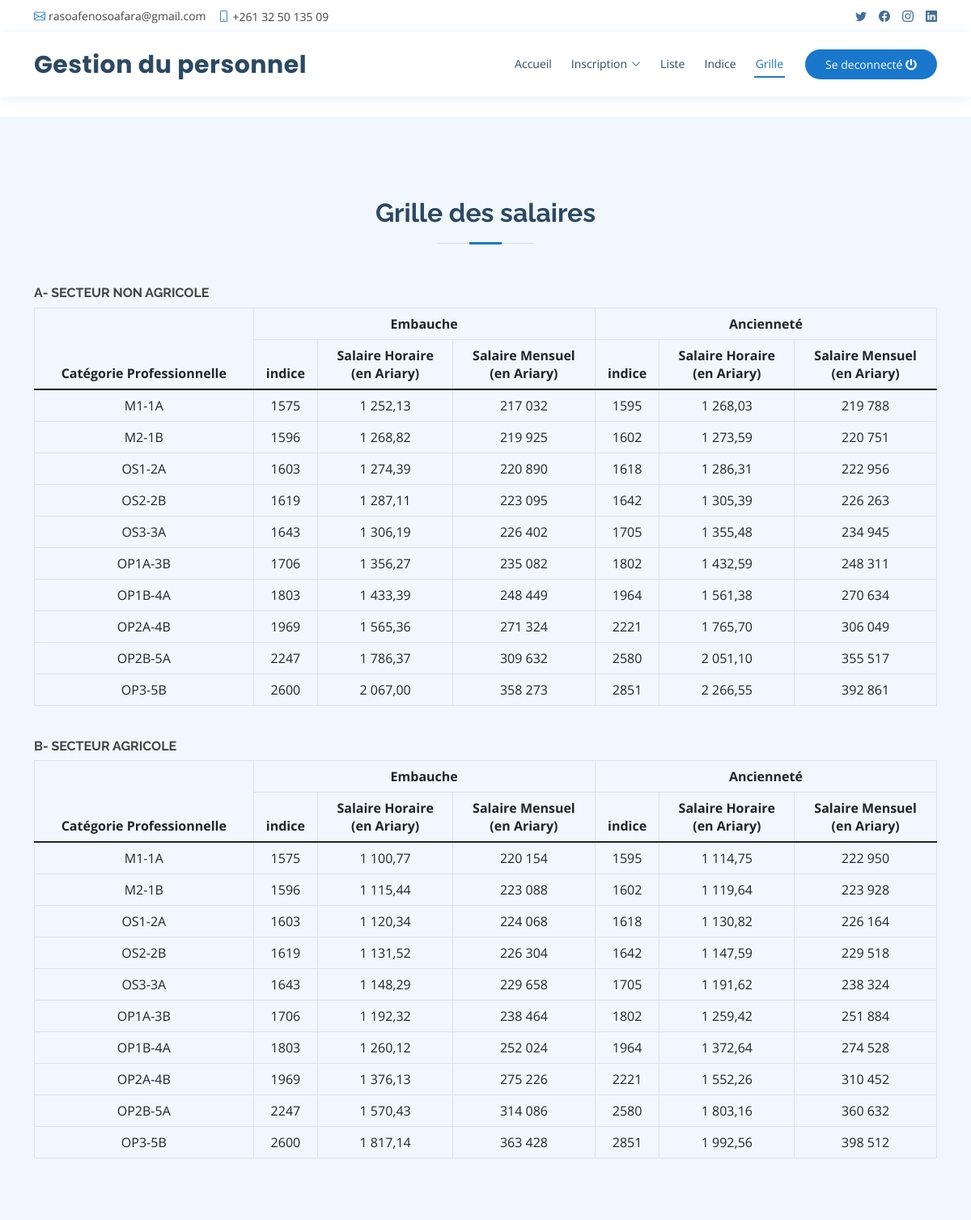
The app's page /grille.php with its own data.
### tables this page shows
CREATE TABLE `non_agri_anciennete` (
  `id` int(11) NOT NULL,
  `id_categorie` int(11) NOT NULL,
  `indice` varchar(255) NOT NULL,
  `salaire_horaire` varchar(255) NOT NULL,
  `salaire_mensuel` varchar(255) NOT NULL,
  `salaire_mensuel_arrondi` varchar(255) NOT NULL
);

CREATE TABLE `categorie` (
  `id_categorie` int(11) NOT NULL,
  `nom_categorie` varchar(255) NOT NULL
);

CREATE TABLE `non_agri_embauche` (
  `id` int(11) NOT NULL,
  `id_categorie` int(11) NOT NULL,
  `indice` varchar(255) NOT NULL,
  `salaire_horaire` varchar(255) NOT NULL,
  `salaire_mensuel` varchar(255) NOT NULL,
  `salaire_mensuel_arrondi` varchar(255) NOT NULL
);

CREATE TABLE `agri_anciennete` (
  `id` int(11) NOT NULL,
  `id_categorie` int(11) NOT NULL,
  `indice` varchar(255) NOT NULL,
  `salaire_horaire` varchar(255) NOT NULL,
  `salaire_mensuel` varchar(255) NOT NULL,
  `salaire_mensuel_arrondi` varchar(255) NOT NULL
);

CREATE TABLE `agri_embauche` (
  `id` int(11) NOT NULL,
  `id_categorie` int(11) NOT NULL,
  `indice` varchar(255) NOT NULL,
  `salaire_horaire` varchar(255) NOT NULL,
  `salaire_mensuel` varchar(255) NOT NULL,
  `salaire_mensuel_arrondi` varchar(255) NOT NULL
);

### grille.php (the view, shortened to what this page needs)
accueil<?php
$bdd = new PDO('mysql:host=127.0.0.1;dbname=miniprojet', 'root', '');
$req = $bdd->prepare("SELECT * FROM `categorie` inner JOIN agri_embauche ON categorie.id_categorie = agri_embauche.id_categorie");
$req->execute(array());
$req1 = $bdd->prepare("SELECT * FROM `categorie` inner JOIN agri_anciennete ON categorie.id_categorie = agri_anciennete.id_categorie");
$req1->execute(array());
$req2 = $bdd->prepare("SELECT * FROM `categorie` inner JOIN non_agri_embauche ON categorie.id_categorie = non_agri_embauche.id_categorie");
$req2->execute(array());
$req3 = $bdd->prepare("SELECT * FROM `categorie` inner JOIN non_agri_anciennete ON categorie.id_categorie = non_agri_anciennete.id_categorie");
$req3->execute(array());
?>
<!DOCTYPE html>
<html lang="fr">
<head>
  <link href="assets/vendor/fontawesome-free/css/all.min.css" rel="stylesheet">
  <link href="assets/vendor/animate.css/animate.min.css" rel="stylesheet">
  <link href="assets/vendor/bootstrap/css/bootstrap.min.css" rel="stylesheet">
  <link href="assets/vendor/bootstrap-icons/bootstrap-icons.css" rel="stylesheet">
  <link href="assets/vendor/boxicons/css/boxicons.min.css" rel="stylesheet">
  <link href="assets/vendor/glightbox/css/glightbox.min.css" rel="stylesheet">
  <link href="assets/vendor/remixicon/remixicon.css" rel="stylesheet">
  <link href="assets/vendor/swiper/swiper-bundle.min.css" rel="stylesheet">
  <link rel="stylesheet" type="text/css" href="css/all.css">
  <link href="assets/css/style.css" rel="stylesheet">
</head>
<body>
  <div id="topbar" class="d-flex align-items-center fixed-top">
    <div class="container d-flex justify-content-between">
      <div class="contact-info d-flex align-items-center">
        <i class="bi bi-envelope"></i> <a href="mailto:contact@example.com">rasoafenosoafara@gmail.com</a>
        <i class="bi bi-phone"></i> +261 32 50 135 09
      </div>
      <div class="d-none d-lg-flex social-links align-items-center">
        <a href="#" class="twitter"><i class="bi bi-twitter"></i></a>
        <a href="#" class="facebook"><i class="bi bi-facebook"></i></a>
        <a href="#" class="instagram"><i class="bi bi-instagram"></i></a>
        <a href="#" class="linkedin"><i class="bi bi-linkedin"></i></i></a>
      </div>
    </div>
  </div>
  <header id="header" class="fixed-top">
    <div class="container d-flex align-items-center">
      <h1 class="logo me-auto"><a href="accueil.php">Gestion du personnel</a></h1>
      <nav id="navbar" class="navbar order-last order-lg-0">
        <ul>
          <li><a class="nav-link scrollto" href="accueil.php">Accueil</a></li>
          <li class="dropdown"><a href="#">Inscription<i class="bi bi-chevron-down"></i></a>
          </li>
          <li><a class="nav-link scrollto" href="profil.php">Liste</a></li>
          <li><a class="nav-link scrollto" href="indice.php">Indice</a></li>
          <li><a class="nav-link scrollto active" href="grille.php">Grille</a></li>
        </ul>
      </nav>
      <a href="deconnexion.php" class="appointment-btn scrollto"><span class="d-none d-md-inline">Se</span> deconnecté <i class="fa fa-power-off"></i></a>
    </div>
  </header>
  <main id="main">
    <section class="breadcrumbs">
    </section>
    <section id="appointment" class="appointment section-bg">
      <div class="container">
        <div class="section-title">
          <h2>Grille des salaires</h2>
        </div>
        <form action="" method="post">
        <h6><b>A- SECTEUR NON AGRICOLE</b></h6>
        <table class="table table-bordered">
                    <thead class="thead-dark">
                    <tr>
                        <th rowspan="2"><center>Catégorie Professionnelle</center></th>
                        <th colspan="3"><center>Embauche</center></th>
                        <th colspan="3"><center>Ancienneté</center></th>
                    </tr>
                    <tr>
                        <th><center>indice</center></th>
                        <th><center>Salaire Horaire<br>(en Ariary)</center></th>
                        <th><center>Salaire Mensuel<br>(en Ariary)</center></th>
                        <th><center>indice</center></th>
                        <th><center>Salaire Horaire<br>(en Ariary)</center></th>
                        <th><center>Salaire Mensuel<br>(en Ariary)</center></th>
                    </tr>
                    </thead>
                    <?php while ($row = $req2->fetch() AND $row1 = $req3->fetch()) { ?>
                        <tr>
                            <td><center><?= $row['nom_categorie']?></center></td>
                            <td><center><?= $row['indice']?></center></td>
                            <td><center><?= number_format($row['salaire_horaire'], 2, ',',' ')?></center></td>
                            <td><center><?= number_format($row['salaire_mensuel'], 0, ',',' ')?></center></td>
                            <td><center><?= $row1['indice']?></center></td>
                            <td><center><?= number_format($row1['salaire_horaire'], 2, ',',' ')?></center></td>
                            <td><center><?= number_format($row1['salaire_mensuel'], 0, ',',' ')?></center></td>
                        </tr>
                     <?php } ?>
                </table>
                <br>
                <h6><b>B- SECTEUR AGRICOLE</b> </h6>
          <table class="table table-bordered">
                    <thead class="thead-dark">
                    <tr>
                        <th rowspan="2"><center>Catégorie Professionnelle</center></th>
                        <th colspan="3"><center>Embauche</center></th>
                        <th colspan="3"><center>Ancienneté</center></th>
                    </tr>
                    <tr>
                        <th><center>indice</center></th>
                        <th><center>Salaire Horaire<br>(en Ariary)</center></th>
                        <th><center>Salaire Mensuel<br>(en Ariary)</center></th>
                        <th><center>indice</center></th>
                        <th><center>Salaire Horaire<br>(en Ariary)</center></th>
                        <th><center>Salaire Mensuel<br>(en Ariary)</center></th>
                    </tr>
                    </thead>
                    <?php while ($row = $req->fetch() AND $row1 = $req1->fetch()) { ?>
                        <tr>
                            <td><center><?= $row['nom_categorie']?></center></td>
                            <td><center><?= $row['indice']?></center></td>
                            <td><center><?= number_format($row['salaire_horaire'], 2, ',',' ')?></center></td>
                            <td><center><?= number_format($row['salaire_mensuel'], 0, ',',' ')?></center></td>
                            <td><center><?= $row1['indice']?></center></td>
                            <td><center><?= number_format($row1['salaire_horaire'], 2, ',',' ')?></center></td>
                            <td><center><?= number_format($row1['salaire_mensuel'], 0, ',',' ')?></center></td>
                        </tr>
                     <?php } ?>
                </table>
        </form>
      </div>
    </section>
  </main>
</body>
</html>

### css/all.css (style rules this page uses)
.fa,.fab,.fal,.far,.fas { -moz-osx-font-smoothing:grayscale;-webkit-font-smoothing:antialiased;display:inline-block;font-style:normal;font-variant:normal;text-rendering:auto;line-height:1 }
.fa-power-off:before { content:"\f011" }

### assets/css/style.css (style rules this page uses)
body { font-family: "Open Sans", sans-serif; color: #444444; }
a { color: #1977cc; text-decoration: none; }
h1, h2, h3, h4, h5, h6 { font-family: "Raleway", sans-serif; }
#topbar { background: #fff; height: 40px; font-size: 14px; transition: all 0.5s; z-index: 996; }
#topbar .contact-info a { line-height: 1; color: #444444; transition: 0.3s; }
#topbar .contact-info i { color: #1977cc; padding-right: 4px; margin-left: 15px; line-height: 0; }
#topbar .contact-info i:first-child { margin-left: 0; }
#topbar .social-links a { color: #437099; padding-left: 15px; display: inline-block; line-height: 1px; transition: 0.3s; }
#topbar .social-links a:first-child { border-left: 0; }
#header { background: #fff; transition: all 0.5s; z-index: 997; padding: 15px 0; top: 40px; box-shadow: 0px 2px 15px rgba(25, 119, 204, 0.1); }
#header .logo { font-size: 30px; margin: 0; padding: 0; line-height: 1; font-weight: 700; letter-spacing: 0.5px; font-family: "Poppins", sans-serif; }
#header .logo a { color: #2c4964; }
.appointment-btn { margin-left: 25px; background: #1977cc; color: #fff; border-radius: 50px; padding: 8px 25px; white-space: nowrap; transition: 0.3s; font-size: 14px; display: inline-block; }
.navbar { padding: 0; }
.navbar ul { margin: 0; padding: 0; display: flex; list-style: none; align-items: center; }
.navbar li { position: relative; }
.navbar > ul > li { position: relative; white-space: nowrap; padding: 8px 0 8px 20px; }
.navbar a, .navbar a:focus { display: flex; align-items: center; justify-content: space-between; font-size: 14px; color: #2c4964; white-space: nowrap; transition: 0.3s; border-bottom: 2px solid #fff; padding: 5px 2px; }
.navbar a i, .navbar a:focus i { font-size: 12px; line-height: 0; margin-left: 5px; }
.navbar a:hover, .navbar .active, .navbar .active:focus, .navbar li:hover > a { color: #1977cc; border-color: #1977cc; }
section { padding: 60px 0; overflow: hidden; }
.section-bg { background-color: #f1f7fd; }
.section-title { text-align: center; padding-bottom: 30px; }
.section-title h2 { font-size: 32px; font-weight: bold; margin-bottom: 20px; padding-bottom: 20px; position: relative; color: #2c4964; }
.section-title h2::before { content: ""; position: absolute; display: block; width: 120px; height: 1px; background: #ddd; bottom: 1px; left: calc(50% - 60px); }
.section-title h2::after { content: ""; position: absolute; display: block; width: 40px; height: 3px; background: #1977cc; bottom: 0; left: calc(50% - 20px); }
.breadcrumbs { padding: 20px 0; background-color: #f1f7fd; min-height: 40px; margin-top: 120px; }

### records on screen
non_agri_anciennete: id_categorie.nom_categorie "M1-1A", indice "1595", salaire_horaire "1 268,03", salaire_mensuel "219 788"
non_agri_embauche: indice "1575", salaire_horaire "1 252,13", salaire_mensuel "217 032"
non_agri_anciennete: id_categorie.nom_categorie "M2-1B", indice "1602", salaire_horaire "1 273,59", salaire_mensuel "220 751"
non_agri_embauche: indice "1596", salaire_horaire "1 268,82", salaire_mensuel "219 925"
non_agri_anciennete: id_categorie.nom_categorie "OS1-2A", indice "1618", salaire_horaire "1 286,31", salaire_mensuel "222 956"
non_agri_embauche: indice "1603", salaire_horaire "1 274,39", salaire_mensuel "220 890"
non_agri_anciennete: id_categorie.nom_categorie "OS2-2B", indice "1642", salaire_horaire "1 305,39", salaire_mensuel "226 263"
non_agri_embauche: indice "1619", salaire_horaire "1 287,11", salaire_mensuel "223 095"
non_agri_anciennete: id_categorie.nom_categorie "OS3-3A", indice "1705", salaire_horaire "1 355,48", salaire_mensuel "234 945"
non_agri_embauche: indice "1643", salaire_horaire "1 306,19", salaire_mensuel "226 402"
non_agri_anciennete: id_categorie.nom_categorie "OP1A-3B", indice "1802", salaire_horaire "1 432,59", salaire_mensuel "248 311"
non_agri_embauche: indice "1706", salaire_horaire "1 356,27", salaire_mensuel "235 082"
non_agri_anciennete: id_categorie.nom_categorie "OP1B-4A", indice "1964", salaire_horaire "1 561,38", salaire_mensuel "270 634"
non_agri_embauche: indice "1803", salaire_horaire "1 433,39", salaire_mensuel "248 449"
non_agri_anciennete: id_categorie.nom_categorie "OP2A-4B", indice "2221", salaire_horaire "1 765,70", salaire_mensuel "306 049"
non_agri_embauche: indice "1969", salaire_horaire "1 565,36", salaire_mensuel "271 324"
non_agri_anciennete: id_categorie.nom_categorie "OP2B-5A", indice "2580", salaire_horaire "2 051,10", salaire_mensuel "355 517"
non_agri_embauche: indice "2247", salaire_horaire "1 786,37", salaire_mensuel "309 632"
non_agri_anciennete: id_categorie.nom_categorie "OP3-5B", indice "2851", salaire_horaire "2 266,55", salaire_mensuel "392 861"
non_agri_embauche: indice "2600", salaire_horaire "2 067,00", salaire_mensuel "358 273"
agri_anciennete: id_categorie.nom_categorie "M1-1A", indice "1595", salaire_horaire "1 114,75", salaire_mensuel "222 950"
agri_embauche: indice "1575", salaire_horaire "1 100,77", salaire_mensuel "220 154"
agri_anciennete: id_categorie.nom_categorie "M2-1B", indice "1602", salaire_horaire "1 119,64", salaire_mensuel "223 928"
agri_embauche: indice "1596", salaire_horaire "1 115,44", salaire_mensuel "223 088"
agri_anciennete: id_categorie.nom_categorie "OS1-2A", indice "1618", salaire_horaire "1 130,82", salaire_mensuel "226 164"
agri_embauche: indice "1603", salaire_horaire "1 120,34", salaire_mensuel "224 068"
agri_anciennete: id_categorie.nom_categorie "OS2-2B", indice "1642", salaire_horaire "1 147,59", salaire_mensuel "229 518"
agri_embauche: indice "1619", salaire_horaire "1 131,52", salaire_mensuel "226 304"
agri_anciennete: id_categorie.nom_categorie "OS3-3A", indice "1705", salaire_horaire "1 191,62", salaire_mensuel "238 324"
agri_embauche: indice "1643", salaire_horaire "1 148,29", salaire_mensuel "229 658"
agri_anciennete: id_categorie.nom_categorie "OP1A-3B", indice "1802", salaire_horaire "1 259,42", salaire_mensuel "251 884"
agri_embauche: indice "1706", salaire_horaire "1 192,32", salaire_mensuel "238 464"
agri_anciennete: id_categorie.nom_categorie "OP1B-4A", indice "1964", salaire_horaire "1 372,64", salaire_mensuel "274 528"
agri_embauche: indice "1803", salaire_horaire "1 260,12", salaire_mensuel "252 024"
agri_anciennete: id_categorie.nom_categorie "OP2A-4B", indice "2221", salaire_horaire "1 552,26", salaire_mensuel "310 452"
agri_embauche: indice "1969", salaire_horaire "1 376,13", salaire_mensuel "275 226"
agri_anciennete: id_categorie.nom_categorie "OP2B-5A", indice "2580", salaire_horaire "1 803,16", salaire_mensuel "360 632"
agri_embauche: indice "2247", salaire_horaire "1 570,43", salaire_mensuel "314 086"
agri_anciennete: id_categorie.nom_categorie "OP3-5B", indice "2851", salaire_horaire "1 992,56", salaire_mensuel "398 512"
agri_embauche: indice "2600", salaire_horaire "1 817,14", salaire_mensuel "363 428"
